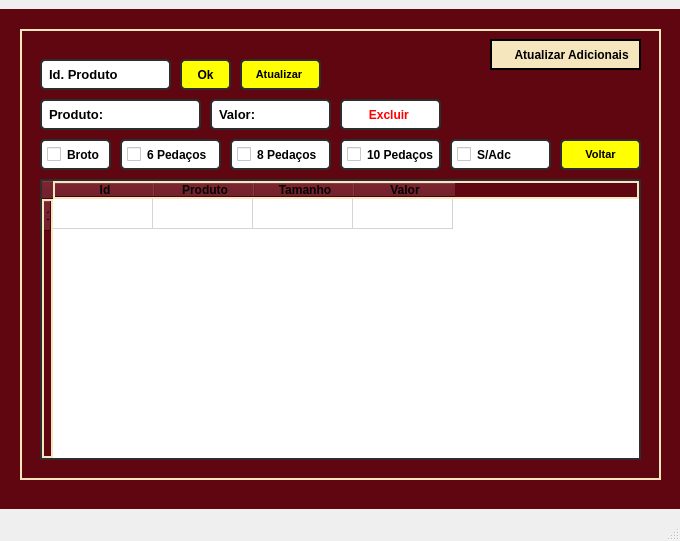
<?xml version="1.0" encoding="UTF-8"?>
<ui version="4.0">
 <class>MainWindow</class>
 <widget class="QMainWindow" name="MainWindow">
  <property name="geometry">
   <rect>
    <x>0</x>
    <y>0</y>
    <width>680</width>
    <height>541</height>
   </rect>
  </property>
  <property name="minimumSize">
   <size>
    <width>680</width>
    <height>500</height>
   </size>
  </property>
  <property name="maximumSize">
   <size>
    <width>680</width>
    <height>541</height>
   </size>
  </property>
  <property name="windowTitle">
   <string>Tela de Atualização</string>
  </property>
  <widget class="QWidget" name="centralwidget">
   <layout class="QHBoxLayout" name="horizontalLayout">
    <property name="spacing">
     <number>0</number>
    </property>
    <property name="leftMargin">
     <number>0</number>
    </property>
    <property name="topMargin">
     <number>0</number>
    </property>
    <property name="rightMargin">
     <number>0</number>
    </property>
    <property name="bottomMargin">
     <number>0</number>
    </property>
    <item>
     <widget class="QFrame" name="frame">
      <property name="minimumSize">
       <size>
        <width>680</width>
        <height>500</height>
       </size>
      </property>
      <property name="maximumSize">
       <size>
        <width>680</width>
        <height>500</height>
       </size>
      </property>
      <property name="styleSheet">
       <string notr="true">background-color: rgb(96, 6, 17);</string>
      </property>
      <property name="frameShape">
       <enum>QFrame::NoFrame</enum>
      </property>
      <property name="frameShadow">
       <enum>QFrame::Raised</enum>
      </property>
      <widget class="QFrame" name="frame_3">
       <property name="geometry">
        <rect>
         <x>20</x>
         <y>20</y>
         <width>641</width>
         <height>451</height>
        </rect>
       </property>
       <property name="styleSheet">
        <string notr="true">border: 2px solid rgb(245, 230, 189);</string>
       </property>
       <property name="frameShape">
        <enum>QFrame::StyledPanel</enum>
       </property>
       <property name="frameShadow">
        <enum>QFrame::Raised</enum>
       </property>
       <widget class="QLineEdit" name="produto_atualizar">
        <property name="geometry">
         <rect>
          <x>20</x>
          <y>70</y>
          <width>161</width>
          <height>31</height>
         </rect>
        </property>
        <property name="font">
         <font>
          <pointsize>10</pointsize>
          <weight>75</weight>
          <bold>true</bold>
          <kerning>true</kerning>
         </font>
        </property>
        <property name="styleSheet">
         <string notr="true">QLineEdit{
	border: 2px solid rgb(45, 45, 45);
 	border-radius: 5px;
    padding: 5px;
     color: rgb(255,275,275);
	background-color: rgb(255, 255, 255);
}
QLineEdit:hover{
	border: 2px solid rgb(55, 55, 55);
    color: rgb(0,0,0);
}
QLineEdit:focus{
	border: 2px solid rgb(255, 207, 0);
     color: rgb(0, 0, 0);
}</string>
        </property>
        <property name="placeholderText">
         <string>Produto:</string>
        </property>
       </widget>
       <widget class="QLineEdit" name="valor_atualizar">
        <property name="geometry">
         <rect>
          <x>500</x>
          <y>70</y>
          <width>121</width>
          <height>31</height>
         </rect>
        </property>
        <property name="font">
         <font>
          <pointsize>10</pointsize>
          <weight>75</weight>
          <bold>true</bold>
          <kerning>true</kerning>
         </font>
        </property>
        <property name="styleSheet">
         <string notr="true">QLineEdit{
	border: 2px solid rgb(45, 45, 45);
 	border-radius: 5px;
    padding: 5px;
     color: rgb(255,275,275);
	background-color: rgb(255, 255, 255);
}
QLineEdit:hover{
	border: 2px solid rgb(55, 55, 55);
    color: rgb(0,0,0);
}
QLineEdit:focus{
	border: 2px solid rgb(255, 207, 0);
     color: rgb(0, 0, 0);
}</string>
        </property>
        <property name="placeholderText">
         <string>Valor:</string>
        </property>
       </widget>
       <widget class="QFrame" name="frame_9">
        <property name="geometry">
         <rect>
          <x>470</x>
          <y>10</y>
          <width>151</width>
          <height>31</height>
         </rect>
        </property>
        <property name="styleSheet">
         <string notr="true">background-color: rgb(245, 230, 189);
border: 2px solid rgb(255, 275, 275);
border-radius: 0px;</string>
        </property>
        <property name="frameShape">
         <enum>QFrame::StyledPanel</enum>
        </property>
        <property name="frameShadow">
         <enum>QFrame::Raised</enum>
        </property>
        <widget class="QLabel" name="label_13">
         <property name="geometry">
          <rect>
           <x>10</x>
           <y>6</y>
           <width>121</width>
           <height>20</height>
          </rect>
         </property>
         <property name="font">
          <font>
           <weight>75</weight>
           <bold>true</bold>
          </font>
         </property>
         <property name="styleSheet">
          <string notr="true">QLabel{
border: 2px solid rgb(245, 230, 189);

}</string>
         </property>
         <property name="text">
          <string>     Atualizar Produtos</string>
         </property>
        </widget>
       </widget>
       <widget class="QTableWidget" name="tableWidget_cadastro_3">
        <property name="geometry">
         <rect>
          <x>20</x>
          <y>150</y>
          <width>601</width>
          <height>241</height>
         </rect>
        </property>
        <property name="font">
         <font>
          <pointsize>8</pointsize>
          <weight>75</weight>
          <bold>true</bold>
         </font>
        </property>
        <property name="whatsThis">
         <string>&lt;html&gt;&lt;head/&gt;&lt;body&gt;&lt;p&gt;&lt;br/&gt;&lt;/p&gt;&lt;/body&gt;&lt;/html&gt;</string>
        </property>
        <property name="styleSheet">
         <string notr="true">QTableWidget{
	border: 2px solid rgb(45, 45, 45);


     color: rgb(0,0,0);
	background-color: rgb(255, 255, 255);
}
QTableWidget:hover{
	
    color: rgb(0,0,0);
}
QTableWidget:focus{
	
     color: rgb(0, 0, 0);
}</string>
        </property>
        <property name="frameShape">
         <enum>QFrame::NoFrame</enum>
        </property>
        <row>
         <property name="text">
          <string>1</string>
         </property>
        </row>
        <column>
         <property name="text">
          <string>Id</string>
         </property>
         <property name="toolTip">
          <string notr="true"/>
         </property>
         <property name="font">
          <font>
           <weight>75</weight>
           <bold>true</bold>
          </font>
         </property>
        </column>
        <column>
         <property name="text">
          <string>Produto</string>
         </property>
         <property name="font">
          <font>
           <weight>75</weight>
           <bold>true</bold>
          </font>
         </property>
        </column>
        <column>
         <property name="text">
          <string>Tamanho</string>
         </property>
         <property name="font">
          <font>
           <weight>75</weight>
           <bold>true</bold>
          </font>
         </property>
        </column>
        <column>
         <property name="text">
          <string>Valor</string>
         </property>
         <property name="font">
          <font>
           <weight>75</weight>
           <bold>true</bold>
          </font>
         </property>
        </column>
        <column>
         <property name="text">
          <string>Ingredientes</string>
         </property>
         <property name="font">
          <font>
           <weight>75</weight>
           <bold>true</bold>
          </font>
         </property>
        </column>
       </widget>
       <widget class="QLineEdit" name="ingredientes_atualizar">
        <property name="geometry">
         <rect>
          <x>190</x>
          <y>70</y>
          <width>301</width>
          <height>31</height>
         </rect>
        </property>
        <property name="font">
         <font>
          <pointsize>10</pointsize>
          <weight>75</weight>
          <bold>true</bold>
         </font>
        </property>
        <property name="styleSheet">
         <string notr="true">QLineEdit{
	border: 2px solid rgb(45, 45, 45);
 	border-radius: 5px;
    padding: 5px;
     color: rgb(255,275,275);
	background-color: rgb(255, 255, 255);
}
QLineEdit:hover{
	border: 2px solid rgb(55, 55, 55);
    color: rgb(0,0,0);
}
QLineEdit:focus{
	border: 2px solid rgb(255, 207, 0);
     color: rgb(0, 0, 0);
}</string>
        </property>
        <property name="inputMask">
         <string/>
        </property>
        <property name="placeholderText">
         <string>Ingredientes:</string>
        </property>
       </widget>
       <widget class="QLineEdit" name="cod_atualizar">
        <property name="geometry">
         <rect>
          <x>20</x>
          <y>30</y>
          <width>131</width>
          <height>31</height>
         </rect>
        </property>
        <property name="font">
         <font>
          <pointsize>10</pointsize>
          <weight>75</weight>
          <bold>true</bold>
          <kerning>true</kerning>
         </font>
        </property>
        <property name="styleSheet">
         <string notr="true">QLineEdit{
	border: 2px solid rgb(45, 45, 45);
 	border-radius: 5px;
    padding: 5px;
     color: rgb(255,275,275);
	background-color: rgb(255, 255, 255);
}
QLineEdit:hover{
	border: 2px solid rgb(55, 55, 55);
    color: rgb(0,0,0);
}
QLineEdit:focus{
	border: 2px solid rgb(255, 207, 0);
     color: rgb(0, 0, 0);
}</string>
        </property>
        <property name="text">
         <string/>
        </property>
        <property name="placeholderText">
         <string>Id. Produto</string>
        </property>
       </widget>
       <widget class="QPushButton" name="id_pizza_esfiha_atualizar">
        <property name="geometry">
         <rect>
          <x>160</x>
          <y>30</y>
          <width>51</width>
          <height>31</height>
         </rect>
        </property>
        <property name="font">
         <font>
          <weight>75</weight>
          <bold>true</bold>
         </font>
        </property>
        <property name="styleSheet">
         <string notr="true">QPushButton{
	border: 2px solid rgb(45, 45, 45);
 	border-radius: 5px;
    padding: 5px;
     color: rgb(255,275,275);
	background-color: rgb(255, 255, 0);
}
QPushButton:hover{
	border: 2px solid rgb(55, 55, 55);
    color: rgb(0,0,0);
}
QPushButton:focus{
	border: 2px solid rgb(255, 207, 0);
     color: rgb(0, 0, 0);
}</string>
        </property>
        <property name="text">
         <string>Ok</string>
        </property>
       </widget>
       <widget class="QPushButton" name="atualizar_3">
        <property name="geometry">
         <rect>
          <x>540</x>
          <y>110</y>
          <width>81</width>
          <height>31</height>
         </rect>
        </property>
        <property name="font">
         <font>
          <pointsize>7</pointsize>
          <weight>75</weight>
          <bold>true</bold>
         </font>
        </property>
        <property name="styleSheet">
         <string notr="true">QPushButton{
	border: 2px solid rgb(45, 45, 45);
 	border-radius: 5px;
    padding: 5px;
     color: rgb(255,275,275);
	background-color: rgb(255, 255, 0);
}
QPushButton:hover{
	border: 2px solid rgb(55, 55, 55);
    color: rgb(0,0,0);
}
QPushButton:focus{
	border: 2px solid rgb(255, 207, 0);
     color: rgb(0, 0, 0);
}</string>
        </property>
        <property name="text">
         <string>Atualizar Adc</string>
        </property>
       </widget>
       <widget class="QCheckBox" name="broto_atualizar">
        <property name="geometry">
         <rect>
          <x>20</x>
          <y>110</y>
          <width>71</width>
          <height>31</height>
         </rect>
        </property>
        <property name="font">
         <font>
          <weight>75</weight>
          <bold>true</bold>
         </font>
        </property>
        <property name="styleSheet">
         <string notr="true">QCheckBox{
	border: 2px solid rgb(45, 45, 45);
 	border-radius: 5px;
    padding: 5px;
     color: rgb(0,0,0);
	background-color: rgb(255, 255, 255);
}
QCheckBox:hover{
	border: 2px solid rgb(55, 55, 55);
    color: rgb(0,0,0);
}
QCheckBox:focus{
	border: 2px solid rgb(255, 207, 0);
     color: rgb(0, 0, 0);
}</string>
        </property>
        <property name="text">
         <string>Broto</string>
        </property>
       </widget>
       <widget class="QCheckBox" name="seis_atualizar">
        <property name="geometry">
         <rect>
          <x>100</x>
          <y>110</y>
          <width>101</width>
          <height>31</height>
         </rect>
        </property>
        <property name="font">
         <font>
          <weight>75</weight>
          <bold>true</bold>
         </font>
        </property>
        <property name="styleSheet">
         <string notr="true">QCheckBox{
	border: 2px solid rgb(45, 45, 45);
 	border-radius: 5px;
    padding: 5px;
     color: rgb(0,0,0);
	background-color: rgb(255, 255, 255);
}
QCheckBox:hover{
	border: 2px solid rgb(55, 55, 55);
    color: rgb(0,0,0);
}
QCheckBox:focus{
	border: 2px solid rgb(255, 207, 0);
     color: rgb(0, 0, 0);
}</string>
        </property>
        <property name="text">
         <string>6 Pedaços</string>
        </property>
       </widget>
       <widget class="QCheckBox" name="oito_atualizar">
        <property name="geometry">
         <rect>
          <x>210</x>
          <y>110</y>
          <width>101</width>
          <height>31</height>
         </rect>
        </property>
        <property name="font">
         <font>
          <weight>75</weight>
          <bold>true</bold>
         </font>
        </property>
        <property name="styleSheet">
         <string notr="true">QCheckBox{
	border: 2px solid rgb(45, 45, 45);
 	border-radius: 5px;
    padding: 5px;
     color: rgb(0,0,0);
	background-color: rgb(255, 255, 255);
}
QCheckBox:hover{
	border: 2px solid rgb(55, 55, 55);
    color: rgb(0,0,0);
}
QCheckBox:focus{
	border: 2px solid rgb(255, 207, 0);
     color: rgb(0, 0, 0);
}</string>
        </property>
        <property name="text">
         <string>8 Pedaços</string>
        </property>
       </widget>
       <widget class="QCheckBox" name="dez_atualizar">
        <property name="geometry">
         <rect>
          <x>320</x>
          <y>110</y>
          <width>101</width>
          <height>31</height>
         </rect>
        </property>
        <property name="font">
         <font>
          <weight>75</weight>
          <bold>true</bold>
         </font>
        </property>
        <property name="styleSheet">
         <string notr="true">QCheckBox{
	border: 2px solid rgb(45, 45, 45);
 	border-radius: 5px;
    padding: 5px;
     color: rgb(0,0,0);
	background-color: rgb(255, 255, 255);
}
QCheckBox:hover{
	border: 2px solid rgb(55, 55, 55);
    color: rgb(0,0,0);
}
QCheckBox:focus{
	border: 2px solid rgb(255, 207, 0);
     color: rgb(0, 0, 0);
}</string>
        </property>
        <property name="text">
         <string>10 Pedaços</string>
        </property>
       </widget>
       <widget class="QCheckBox" name="esfiha_atualizar">
        <property name="geometry">
         <rect>
          <x>430</x>
          <y>110</y>
          <width>101</width>
          <height>31</height>
         </rect>
        </property>
        <property name="font">
         <font>
          <weight>75</weight>
          <bold>true</bold>
         </font>
        </property>
        <property name="styleSheet">
         <string notr="true">QCheckBox{
	border: 2px solid rgb(45, 45, 45);
 	border-radius: 5px;
    padding: 5px;
     color: rgb(0,0,0);
	background-color: rgb(255, 255, 255);
}
QCheckBox:hover{
	border: 2px solid rgb(55, 55, 55);
    color: rgb(0,0,0);
}
QCheckBox:focus{
	border: 2px solid rgb(255, 207, 0);
     color: rgb(0, 0, 0);
}</string>
        </property>
        <property name="text">
         <string>Esfihas</string>
        </property>
       </widget>
       <widget class="QPushButton" name="atualizar_4">
        <property name="geometry">
         <rect>
          <x>220</x>
          <y>30</y>
          <width>81</width>
          <height>31</height>
         </rect>
        </property>
        <property name="font">
         <font>
          <pointsize>8</pointsize>
          <weight>75</weight>
          <bold>true</bold>
         </font>
        </property>
        <property name="styleSheet">
         <string notr="true">QPushButton{
	border: 2px solid rgb(45, 45, 45);
 	border-radius: 5px;
    padding: 5px;
     color: rgb(255,275,275);
	background-color: rgb(255, 255, 0);
}
QPushButton:hover{
	border: 2px solid rgb(55, 55, 55);
    color: rgb(0,0,0);
}
QPushButton:focus{
	border: 2px solid rgb(255, 207, 0);
     color: rgb(0, 0, 0);
}</string>
        </property>
        <property name="text">
         <string>Atualizar </string>
        </property>
       </widget>
       <widget class="QPushButton" name="excluir_produto_2">
        <property name="geometry">
         <rect>
          <x>20</x>
          <y>400</y>
          <width>91</width>
          <height>31</height>
         </rect>
        </property>
        <property name="font">
         <font>
          <weight>75</weight>
          <bold>true</bold>
         </font>
        </property>
        <property name="styleSheet">
         <string notr="true">QPushButton{
	border: 2px solid rgb(45, 45, 45);
 	border-radius: 5px;
    padding: 5px;
     color: rgb(255,275,275);
	background-color: rgb(255, 255, 255);
	color: rgb(255, 0, 0);
}
QPushButton:hover{
	border: 2px solid rgb(55, 55, 55);
    color: rgb(0,0,0);
}
QPushButton:focus{
	border: 2px solid rgb(255, 207, 0);
     color: rgb(0, 0, 0);
}</string>
        </property>
        <property name="text">
         <string>Excluir </string>
        </property>
       </widget>
       <widget class="QFrame" name="frame_adc_atualizar">
        <property name="geometry">
         <rect>
          <x>0</x>
          <y>0</y>
          <width>641</width>
          <height>451</height>
         </rect>
        </property>
        <property name="styleSheet">
         <string notr="true">border: 2px solid rgb(245, 230, 189);</string>
        </property>
        <property name="frameShape">
         <enum>QFrame::StyledPanel</enum>
        </property>
        <property name="frameShadow">
         <enum>QFrame::Raised</enum>
        </property>
        <widget class="QLineEdit" name="produto_adc_atualizar">
         <property name="geometry">
          <rect>
           <x>20</x>
           <y>70</y>
           <width>161</width>
           <height>31</height>
          </rect>
         </property>
         <property name="font">
          <font>
           <pointsize>10</pointsize>
           <weight>75</weight>
           <bold>true</bold>
           <kerning>true</kerning>
          </font>
         </property>
         <property name="styleSheet">
          <string notr="true">QLineEdit{
	border: 2px solid rgb(45, 45, 45);
 	border-radius: 5px;
    padding: 5px;
     color: rgb(255,275,275);
	background-color: rgb(255, 255, 255);
}
QLineEdit:hover{
	border: 2px solid rgb(55, 55, 55);
    color: rgb(0,0,0);
}
QLineEdit:focus{
	border: 2px solid rgb(255, 207, 0);
     color: rgb(0, 0, 0);
}</string>
         </property>
         <property name="placeholderText">
          <string>Produto:</string>
         </property>
        </widget>
        <widget class="QLineEdit" name="valor_adc_atualizar">
         <property name="geometry">
          <rect>
           <x>190</x>
           <y>70</y>
           <width>121</width>
           <height>31</height>
          </rect>
         </property>
         <property name="font">
          <font>
           <pointsize>10</pointsize>
           <weight>75</weight>
           <bold>true</bold>
           <kerning>true</kerning>
          </font>
         </property>
         <property name="styleSheet">
          <string notr="true">QLineEdit{
	border: 2px solid rgb(45, 45, 45);
 	border-radius: 5px;
    padding: 5px;
     color: rgb(255,275,275);
	background-color: rgb(255, 255, 255);
}
QLineEdit:hover{
	border: 2px solid rgb(55, 55, 55);
    color: rgb(0,0,0);
}
QLineEdit:focus{
	border: 2px solid rgb(255, 207, 0);
     color: rgb(0, 0, 0);
}</string>
         </property>
         <property name="placeholderText">
          <string>Valor:</string>
         </property>
        </widget>
        <widget class="QTableWidget" name="tableWidget_adc_atualizar">
         <property name="geometry">
          <rect>
           <x>20</x>
           <y>150</y>
           <width>601</width>
           <height>281</height>
          </rect>
         </property>
         <property name="font">
          <font>
           <pointsize>8</pointsize>
           <weight>75</weight>
           <bold>true</bold>
          </font>
         </property>
         <property name="whatsThis">
          <string>&lt;html&gt;&lt;head/&gt;&lt;body&gt;&lt;p&gt;&lt;br/&gt;&lt;/p&gt;&lt;/body&gt;&lt;/html&gt;</string>
         </property>
         <property name="styleSheet">
          <string notr="true">QTableWidget{
	border: 2px solid rgb(45, 45, 45);


     color: rgb(0,0,0);
	background-color: rgb(255, 255, 255);
}
QTableWidget:hover{
	
    color: rgb(0,0,0);
}
QTableWidget:focus{
	
     color: rgb(0, 0, 0);
}</string>
         </property>
         <property name="frameShape">
          <enum>QFrame::NoFrame</enum>
         </property>
         <row>
          <property name="text">
           <string>1</string>
          </property>
         </row>
         <column>
          <property name="text">
           <string>Id</string>
          </property>
          <property name="toolTip">
           <string notr="true"/>
          </property>
          <property name="font">
           <font>
            <weight>75</weight>
            <bold>true</bold>
           </font>
          </property>
         </column>
         <column>
          <property name="text">
           <string>Produto</string>
          </property>
          <property name="font">
           <font>
            <weight>75</weight>
            <bold>true</bold>
           </font>
          </property>
         </column>
         <column>
          <property name="text">
           <string>Tamanho</string>
          </property>
          <property name="font">
           <font>
            <weight>75</weight>
            <bold>true</bold>
           </font>
          </property>
         </column>
         <column>
          <property name="text">
           <string>Valor</string>
          </property>
          <property name="font">
           <font>
            <weight>75</weight>
            <bold>true</bold>
           </font>
          </property>
         </column>
        </widget>
        <widget class="QLineEdit" name="cod_atualizar_2">
         <property name="geometry">
          <rect>
           <x>20</x>
           <y>30</y>
           <width>131</width>
           <height>31</height>
          </rect>
         </property>
         <property name="font">
          <font>
           <pointsize>10</pointsize>
           <weight>75</weight>
           <bold>true</bold>
           <kerning>true</kerning>
          </font>
         </property>
         <property name="styleSheet">
          <string notr="true">QLineEdit{
	border: 2px solid rgb(45, 45, 45);
 	border-radius: 5px;
    padding: 5px;
     color: rgb(255,275,275);
	background-color: rgb(255, 255, 255);
}
QLineEdit:hover{
	border: 2px solid rgb(55, 55, 55);
    color: rgb(0,0,0);
}
QLineEdit:focus{
	border: 2px solid rgb(255, 207, 0);
     color: rgb(0, 0, 0);
}</string>
         </property>
         <property name="text">
          <string/>
         </property>
         <property name="placeholderText">
          <string>Id. Produto</string>
         </property>
        </widget>
        <widget class="QPushButton" name="id_adc_atualizar">
         <property name="geometry">
          <rect>
           <x>160</x>
           <y>30</y>
           <width>51</width>
           <height>31</height>
          </rect>
         </property>
         <property name="font">
          <font>
           <weight>75</weight>
           <bold>true</bold>
          </font>
         </property>
         <property name="styleSheet">
          <string notr="true">QPushButton{
	border: 2px solid rgb(45, 45, 45);
 	border-radius: 5px;
    padding: 5px;
     color: rgb(255,275,275);
	background-color: rgb(255, 255, 0);
}
QPushButton:hover{
	border: 2px solid rgb(55, 55, 55);
    color: rgb(0,0,0);
}
QPushButton:focus{
	border: 2px solid rgb(255, 207, 0);
     color: rgb(0, 0, 0);
}</string>
         </property>
         <property name="text">
          <string>Ok</string>
         </property>
        </widget>
        <widget class="QPushButton" name="voltar_adc_atualizar">
         <property name="geometry">
          <rect>
           <x>540</x>
           <y>110</y>
           <width>81</width>
           <height>31</height>
          </rect>
         </property>
         <property name="font">
          <font>
           <pointsize>8</pointsize>
           <weight>75</weight>
           <bold>true</bold>
          </font>
         </property>
         <property name="styleSheet">
          <string notr="true">QPushButton{
	border: 2px solid rgb(45, 45, 45);
 	border-radius: 5px;
    padding: 5px;
     color: rgb(255,275,275);
	background-color: rgb(255, 255, 0);
}
QPushButton:hover{
	border: 2px solid rgb(55, 55, 55);
    color: rgb(0,0,0);
}
QPushButton:focus{
	border: 2px solid rgb(255, 207, 0);
     color: rgb(0, 0, 0);
}</string>
         </property>
         <property name="text">
          <string>Voltar</string>
         </property>
        </widget>
        <widget class="QCheckBox" name="buttonBroto_atualizar">
         <property name="geometry">
          <rect>
           <x>20</x>
           <y>110</y>
           <width>71</width>
           <height>31</height>
          </rect>
         </property>
         <property name="font">
          <font>
           <weight>75</weight>
           <bold>true</bold>
          </font>
         </property>
         <property name="styleSheet">
          <string notr="true">QCheckBox{
	border: 2px solid rgb(45, 45, 45);
 	border-radius: 5px;
    padding: 5px;
     color: rgb(0,0,0);
	background-color: rgb(255, 255, 255);
}
QCheckBox:hover{
	border: 2px solid rgb(55, 55, 55);
    color: rgb(0,0,0);
}
QCheckBox:focus{
	border: 2px solid rgb(255, 207, 0);
     color: rgb(0, 0, 0);
}</string>
         </property>
         <property name="text">
          <string>Broto</string>
         </property>
        </widget>
        <widget class="QCheckBox" name="ButtonSeis_atualizar">
         <property name="geometry">
          <rect>
           <x>100</x>
           <y>110</y>
           <width>101</width>
           <height>31</height>
          </rect>
         </property>
         <property name="font">
          <font>
           <weight>75</weight>
           <bold>true</bold>
          </font>
         </property>
         <property name="styleSheet">
          <string notr="true">QCheckBox{
	border: 2px solid rgb(45, 45, 45);
 	border-radius: 5px;
    padding: 5px;
     color: rgb(0,0,0);
	background-color: rgb(255, 255, 255);
}
QCheckBox:hover{
	border: 2px solid rgb(55, 55, 55);
    color: rgb(0,0,0);
}
QCheckBox:focus{
	border: 2px solid rgb(255, 207, 0);
     color: rgb(0, 0, 0);
}</string>
         </property>
         <property name="text">
          <string>6 Pedaços</string>
         </property>
        </widget>
        <widget class="QCheckBox" name="ButtonOito_atualizar">
         <property name="geometry">
          <rect>
           <x>210</x>
           <y>110</y>
           <width>101</width>
           <height>31</height>
          </rect>
         </property>
         <property name="font">
          <font>
           <weight>75</weight>
           <bold>true</bold>
          </font>
         </property>
         <property name="styleSheet">
          <string notr="true">QCheckBox{
	border: 2px solid rgb(45, 45, 45);
 	border-radius: 5px;
    padding: 5px;
     color: rgb(0,0,0);
	background-color: rgb(255, 255, 255);
}
QCheckBox:hover{
	border: 2px solid rgb(55, 55, 55);
    color: rgb(0,0,0);
}
QCheckBox:focus{
	border: 2px solid rgb(255, 207, 0);
     color: rgb(0, 0, 0);
}</string>
         </property>
         <property name="text">
          <string>8 Pedaços</string>
         </property>
        </widget>
        <widget class="QCheckBox" name="ButtonDez_atualizar">
         <property name="geometry">
          <rect>
           <x>320</x>
           <y>110</y>
           <width>101</width>
           <height>31</height>
          </rect>
         </property>
         <property name="font">
          <font>
           <weight>75</weight>
           <bold>true</bold>
          </font>
         </property>
         <property name="styleSheet">
          <string notr="true">QCheckBox{
	border: 2px solid rgb(45, 45, 45);
 	border-radius: 5px;
    padding: 5px;
     color: rgb(0,0,0);
	background-color: rgb(255, 255, 255);
}
QCheckBox:hover{
	border: 2px solid rgb(55, 55, 55);
    color: rgb(0,0,0);
}
QCheckBox:focus{
	border: 2px solid rgb(255, 207, 0);
     color: rgb(0, 0, 0);
}</string>
         </property>
         <property name="text">
          <string>10 Pedaços</string>
         </property>
        </widget>
        <widget class="QCheckBox" name="sem_adc_atualizar_2">
         <property name="geometry">
          <rect>
           <x>430</x>
           <y>110</y>
           <width>101</width>
           <height>31</height>
          </rect>
         </property>
         <property name="font">
          <font>
           <weight>75</weight>
           <bold>true</bold>
          </font>
         </property>
         <property name="styleSheet">
          <string notr="true">QCheckBox{
	border: 2px solid rgb(45, 45, 45);
 	border-radius: 5px;
    padding: 5px;
     color: rgb(0,0,0);
	background-color: rgb(255, 255, 255);
}
QCheckBox:hover{
	border: 2px solid rgb(55, 55, 55);
    color: rgb(0,0,0);
}
QCheckBox:focus{
	border: 2px solid rgb(255, 207, 0);
     color: rgb(0, 0, 0);
}</string>
         </property>
         <property name="text">
          <string>S/Adc</string>
         </property>
        </widget>
        <widget class="QPushButton" name="atualizar_6">
         <property name="geometry">
          <rect>
           <x>220</x>
           <y>30</y>
           <width>81</width>
           <height>31</height>
          </rect>
         </property>
         <property name="font">
          <font>
           <pointsize>8</pointsize>
           <weight>75</weight>
           <bold>true</bold>
          </font>
         </property>
         <property name="styleSheet">
          <string notr="true">QPushButton{
	border: 2px solid rgb(45, 45, 45);
 	border-radius: 5px;
    padding: 5px;
     color: rgb(255,275,275);
	background-color: rgb(255, 255, 0);
}
QPushButton:hover{
	border: 2px solid rgb(55, 55, 55);
    color: rgb(0,0,0);
}
QPushButton:focus{
	border: 2px solid rgb(255, 207, 0);
     color: rgb(0, 0, 0);
}</string>
         </property>
         <property name="text">
          <string>Atualizar </string>
         </property>
        </widget>
        <widget class="QFrame" name="frame_8">
         <property name="geometry">
          <rect>
           <x>470</x>
           <y>10</y>
           <width>151</width>
           <height>31</height>
          </rect>
         </property>
         <property name="styleSheet">
          <string notr="true">background-color: rgb(245, 230, 189);
border: 2px solid rgb(255, 275, 275);
border-radius: 0px;</string>
         </property>
         <property name="frameShape">
          <enum>QFrame::StyledPanel</enum>
         </property>
         <property name="frameShadow">
          <enum>QFrame::Raised</enum>
         </property>
         <widget class="QLabel" name="label_12">
          <property name="geometry">
           <rect>
            <x>10</x>
            <y>6</y>
            <width>131</width>
            <height>20</height>
           </rect>
          </property>
          <property name="font">
           <font>
            <weight>75</weight>
            <bold>true</bold>
           </font>
          </property>
          <property name="styleSheet">
           <string notr="true">QLabel{
border: 2px solid rgb(245, 230, 189);

}</string>
          </property>
          <property name="text">
           <string>   Atualizar Adicionais</string>
          </property>
         </widget>
        </widget>
        <widget class="QPushButton" name="excluir_adc">
         <property name="geometry">
          <rect>
           <x>320</x>
           <y>70</y>
           <width>101</width>
           <height>31</height>
          </rect>
         </property>
         <property name="font">
          <font>
           <weight>75</weight>
           <bold>true</bold>
          </font>
         </property>
         <property name="styleSheet">
          <string notr="true">QPushButton{
	border: 2px solid rgb(45, 45, 45);
 	border-radius: 5px;
    padding: 5px;
     color: rgb(255,275,275);
	background-color: rgb(255, 255, 255);
	color: rgb(255, 0, 0);
}
QPushButton:hover{
	border: 2px solid rgb(55, 55, 55);
    color: rgb(0,0,0);
}
QPushButton:focus{
	border: 2px solid rgb(255, 207, 0);
     color: rgb(0, 0, 0);
}</string>
         </property>
         <property name="text">
          <string>Excluir </string>
         </property>
        </widget>
       </widget>
      </widget>
     </widget>
    </item>
   </layout>
  </widget>
  <widget class="QMenuBar" name="menubar">
   <property name="geometry">
    <rect>
     <x>0</x>
     <y>0</y>
     <width>680</width>
     <height>21</height>
    </rect>
   </property>
  </widget>
  <widget class="QStatusBar" name="statusbar"/>
 </widget>
 <resources/>
 <connections/>
</ui>
